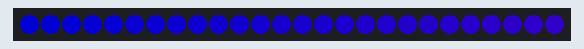
The sketch below on a simulated Arduino Uno, built with avr-gcc and run on an emulated ATmega328P. Shown: 26 RGB LEDs in strip order, left to right. Dim RGB values are drawn brighter than linear.

Above: at 0.05 s.
At 4.79 s:
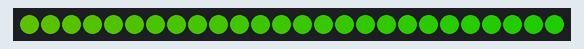
At 9.85 s:
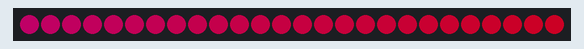
At 19.65 s:
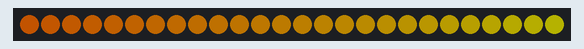
At 29.44 s:
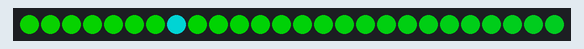
At 39.24 s:
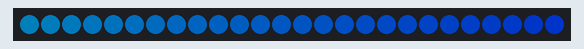

The sketch:

LED_simple.ino
```cpp
// (licence header left out)
#include <Adafruit_NeoPixel.h>
#ifdef __AVR__
 #include <avr/power.h> // Required for 16 MHz Adafruit Trinket
#endif


#define PIN        19
#define NUMPIXELS 26

Adafruit_NeoPixel pixels(NUMPIXELS, PIN, NEO_GRB + NEO_KHZ800);

#define DELAYVAL 100 // Time (in milliseconds) to pause between pixels

void setup() {

  Serial.begin(115200);


  pixels.begin();
}

uint16_t fade_var = 0;

void loop()
{
  pixels.clear();

  for(int i=0; i<NUMPIXELS; i++)
  { // For each pixel...
    uint32_t color = fade(fade_var+i, 128);
    pixels.setPixelColor(i, color);
    fade_var++;
    if(fade_var >= 768) fade_var = 0;
  }
  pixels.show();   // Send the updated pixel colors to the hardware.
  delay(DELAYVAL); // Pause before next pass through loop
}


uint32_t fade(uint16_t fadestep, uint8_t brightness)
{
  uint8_t red, green, blue;
  fadestep = fadestep % 768;  //clamp

  if(fadestep < 256)
  {
    red = fadestep;
    blue = 255-fadestep;
    green = 0;
  }
  else if (fadestep < 512)  //from 256 to 511
  {
    green = fadestep - 256;
    red = 511-fadestep;
    blue = 0;
  }
  else
  {
    green = 767 - fadestep;
    blue = fadestep - 513;
    red = 0;
  }

  if(red == 0 && blue == 0 && green == 0)
  {
    Serial.print("error at step: ");
    Serial.println(fadestep);
    Serial.print("(");
    Serial.print(red);
    Serial.print(",");
    Serial.print(green);
    Serial.print(",");
    Serial.print(blue);
    Serial.println(")");
  }


  green = green*brightness/255;
  red = red*brightness/255;
  blue = blue*brightness/255;


  uint32_t color = pixels.Color(red, green, blue);
  return(color);
}
```
